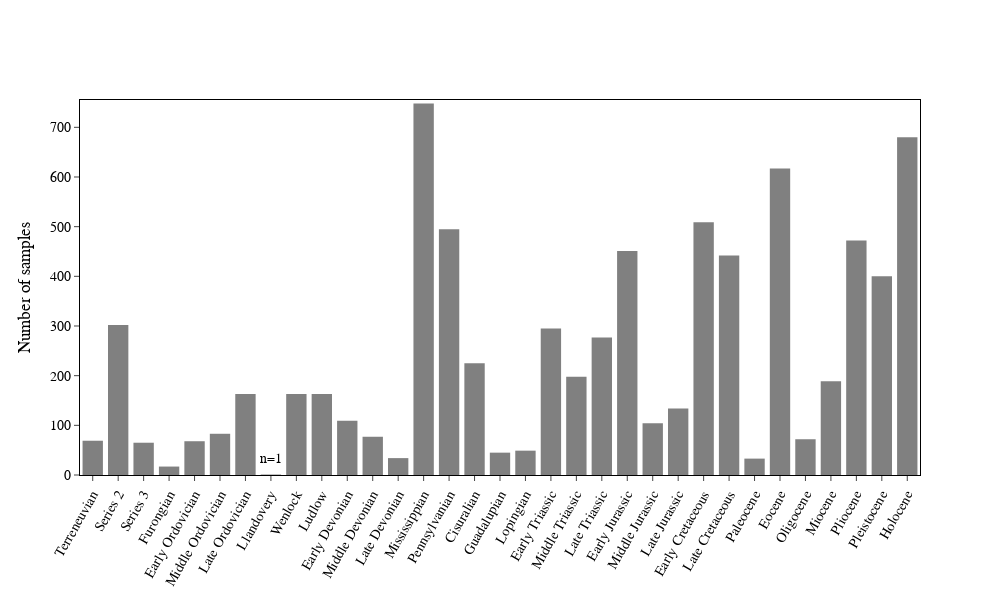

Notebook cell for this chart:
### Code cell
fig = make_subplots(rows = 1,cols = 1)

fig.add_trace(go.Histogram(x=data.epoch,y=data.numberOfSamples,
                          showlegend=False,marker_color='grey'),row=1,col=1)

#Llandovery
fig.add_annotation(x=7, y=12,
            text="n=1",
            showarrow=False,yshift=10)


fig.update_xaxes(ticks = 'outside',showticklabels = True,showline = True, tickangle=-60,
                     mirror = True,linecolor = 'black',row=1,col=1)
fig.update_yaxes(title = 'Number of samples',ticks = 'outside',showline = True, range=(0,755),
                         mirror = True,linecolor = 'black',row=1,col=1)

fig.update_layout(height = 600, width = 1000,font_color = 'black',
                  font_family='Helvetica', font_size=14,
                 paper_bgcolor = 'white',
                 plot_bgcolor = 'white')

fig.show()
fig.write_image('./figures/Figure_S4.png',scale=6)

### Figure 1 — Plotly figure (JSON) as saved in the notebook; plotly's stock layout.template omitted (floating-point values rounded to 4 significant figures; data arrays with more than 128 entries replaced by an {"elided": "..."} marker saying what was removed)
{"data": [{"marker": {"color": "grey"}, "showlegend": false, "type": "histogram", "x": {"elided": "7749 str values"}, "xaxis": "x", "y": {"elided": "7749 int values"}, "yaxis": "y"}], "layout": {"annotations": [{"showarrow": false, "text": "n=1", "x": 7, "y": 12, "yshift": 10}], "font": {"color": "black", "family": "Helvetica", "size": 14}, "height": 600, "paper_bgcolor": "white", "plot_bgcolor": "white", "width": 1000, "xaxis": {"anchor": "y", "domain": [0, 1], "linecolor": "black", "mirror": true, "showline": true, "showticklabels": true, "tickangle": -60, "ticks": "outside"}, "yaxis": {"anchor": "x", "domain": [0, 1], "linecolor": "black", "mirror": true, "range": [0, 755], "showline": true, "ticks": "outside", "title": {"text": "Number of samples"}}}}
